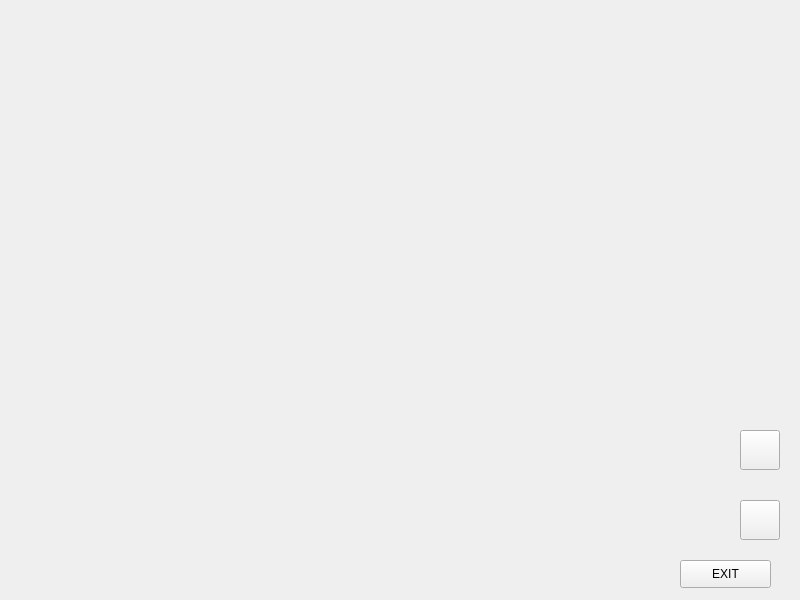
<?xml version="1.0" encoding="UTF-8"?>
<ui version="4.0">
 <class>Location</class>
 <widget class="QWidget" name="Location">
  <property name="geometry">
   <rect>
    <x>0</x>
    <y>0</y>
    <width>800</width>
    <height>600</height>
   </rect>
  </property>
  <property name="windowTitle">
   <string>Form</string>
  </property>
  <property name="styleSheet">
   <string notr="true"/>
  </property>
  <widget class="QWidget" name="location" native="true">
   <property name="geometry">
    <rect>
     <x>0</x>
     <y>0</y>
     <width>800</width>
     <height>600</height>
    </rect>
   </property>
   <property name="styleSheet">
    <string notr="true">#backBtn{
border：none；
}
</string>
   </property>
   <widget class="QLabel" name="map_area">
    <property name="geometry">
     <rect>
      <x>0</x>
      <y>0</y>
      <width>800</width>
      <height>600</height>
     </rect>
    </property>
    <property name="styleSheet">
     <string notr="true">border-image: url(:/imgs/map_background.jpg);</string>
    </property>
    <property name="text">
     <string/>
    </property>
   </widget>
   <widget class="QPushButton" name="zoom_big">
    <property name="geometry">
     <rect>
      <x>740</x>
      <y>430</y>
      <width>40</width>
      <height>40</height>
     </rect>
    </property>
    <property name="styleSheet">
     <string notr="true">border-image: url(:/imgs/zoom_p.png);</string>
    </property>
    <property name="text">
     <string/>
    </property>
   </widget>
   <widget class="QPushButton" name="zoom_small">
    <property name="geometry">
     <rect>
      <x>740</x>
      <y>500</y>
      <width>40</width>
      <height>40</height>
     </rect>
    </property>
    <property name="styleSheet">
     <string notr="true">border-image: url(:/imgs/zoom_m.png);</string>
    </property>
    <property name="text">
     <string/>
    </property>
   </widget>
   <widget class="QPushButton" name="backBtn">
    <property name="geometry">
     <rect>
      <x>680</x>
      <y>560</y>
      <width>91</width>
      <height>28</height>
     </rect>
    </property>
    <property name="styleSheet">
     <string notr="true">font: 16pt &quot;黑体&quot;; 
background-color：transparent；
border：none；
</string>
    </property>
    <property name="text">
     <string>EXIT</string>
    </property>
   </widget>
  </widget>
 </widget>
 <resources/>
 <connections/>
</ui>
